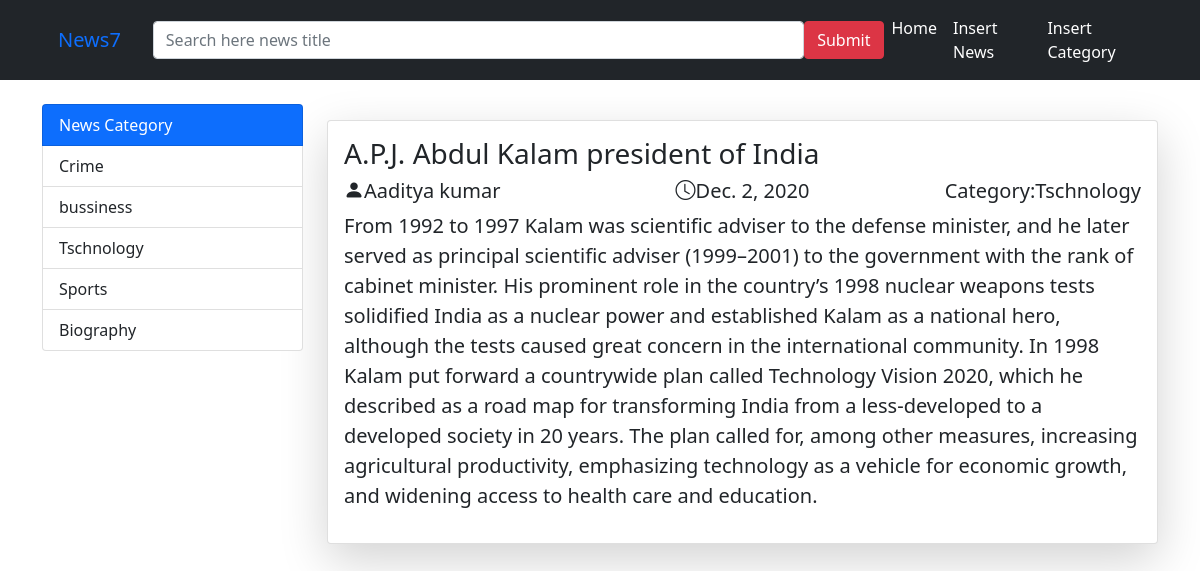
Screenshot of /view/3/ with the database file from the repository.
### vlog/models.py (models this page shows, shortened)
class Category(models.Model):
    cat_title=models.CharField(max_length=200)

class Posts(models.Model):
    title=models.CharField(max_length=200)
    author=models.CharField(max_length=100)
    content=models.TextField(blank=False)
    cat_id=models.ForeignKey(Category,on_delete=models.CASCADE,blank=True,null=True)
    date=models.DateField()

### vlog/views.py (the view)
# urls.py: path("view/<int:id>/",view,name="view"),
def view(r,id):
    a=Posts.objects.get(pk=id)
    data={"i":a,
    "CallingCat":Category.objects.all(),
    }
    return render(r,"view.htm",data)

### template/view.htm (shortened to what this page needs)
{% load crispy_forms_tags %}
<!DOCTYPE html>
<html lang="en">
<head>
    <link href="https://cdn.jsdelivr.net/npm/bootstrap@5.1.3/dist/css/bootstrap.min.css" rel="stylesheet">
    <link rel="stylesheet" href="https://cdn.jsdelivr.net/npm/bootstrap-icons@1.7.2/font/bootstrap-icons.css">
</head>
<body>
    <nav class="navbar navbar-expand-lg navbar-dark bg-dark">
        <div class="container">
            <div class="navbar-brand"><a href="{% url 'Post' %}" class="nav-link">News7</a></div>
        <form action=" {% url 'search' %}" method="get" class="d-flex">
           <input type="search" name="search" class="form-control" placeholder="Search here news title" size="70">
           <input type="submit" name="submit" class="btn btn-danger">
        </form>
        <ul class="navbar-nav">
            <li class="nav-item"><a href="{% url 'Post' %}" class="nav-link text-white">Home</a></li>
            <li class="nav-item"><a href="" data-bs-toggle="" class="nav-link text-white">Insert News</a></li>
            <li class="nav-item"><a href="" data-bs-toggle="" class="nav-link text-white">Insert Category </a></li>
        </ul>
    </div>
    </nav>
    <div class="container">
        <div class="row mt-4">
            <div class="col-3 ">
                <div class="list-group sticky-top">
                    <div class="list-group-item list-group-item-action bg-primary text-white">News Category</div>
                    {% for x in CallingCat %}
                    <a href="{% url 'selectCat' x.id %}" class="list-group-item list-group-item-action">{{ x.cat_title}}</a>
                   {% endfor %}
                </div>
            </div>
            <div class="col-9">
                <div class="card shadow-lg mt-3">
                    <div class="card-body">
                        <h2 class="h3 text-truncate">{{i.title}}</h2>
                        <div class="row">
                            <div class="col-4">
                                <h5 class="text-mutted"><i class="bi bi-person-fill"></i>{{i.author}}</h5>
                            </div>
                            <div class="col-4">
                                 <h5 class="text-center"><i class="bi bi-clock"></i>{{ i.date}}</h5>
                            </div>
                            <div class="col-4">
                                <h5 class="float-end">Category:{{ i.cat_id.cat_title}}</h5>
                            </div>
                        </div>
                        <p class="lead ">{{i.content}}</p>
                    </div>
                </div>
            </div>
        </div>
    </div>
</body>
</html>

### rows the page displays
Category: cat_title "Crime"
Category: cat_title "bussiness"
Category: cat_title "Tschnology"
Category: cat_title "Sports"
Category: cat_title "Biography"
Posts: title "A.P.J. Abdul Kalam president of India", author "Aaditya kumar", date "Dec. 2, 2020", cat_id.cat_title "Tschnology", content "From 1992 to 1997 Kalam was scientific adviser to the defense minister, and he later served as principal scientific adviser (1999–2001) to the government with the rank of cabinet minister. His prominent role in the country’s 1998 nuclear weapons tests solidified India as a nuclear power and established Kalam as a national hero, although the tests caused great concern in the international community. In 1998 Kalam put forward a countrywide plan called Technology Vision 2020, which he described as a road map for transforming India from a less-developed to a developed society in 20 years. The plan called for, among other measures, increasing agricultural productivity, emphasizing technology as…"
